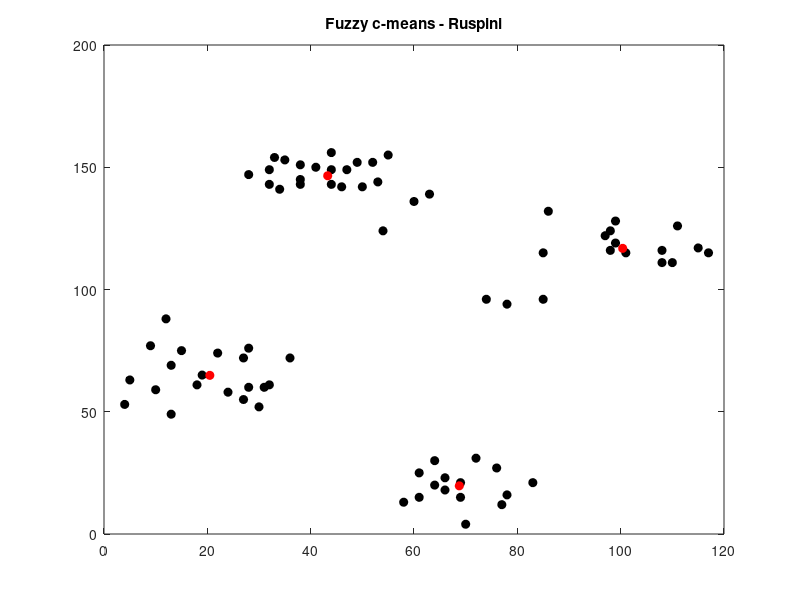

The MATLAB source for this figure:
%%
% Fuzzy c-means
% Autor: Thiago Silva
%

clc
clear all
close all

load ruspini.txt

% parâmetro de influência de pesos (m > 1)
m = 2;

% dimensões da base ruspini
numvar = 2;

% parãmetro número de centróides (protótipos)
numcentros = 4;

% inicialmente centróides aleatoriamente
centros = ruspini(randperm(length(ruspini), numcentros), :);

% matriz de distâncias
dist = zeros(length(ruspini), numcentros);

% matriz de partição
u = zeros(length(ruspini), numcentros);

% iterações
ITER = 1;
while ITER < 100
    
    % calcula as distâncias
    for i=1:length(ruspini)
        for j=1:numcentros
            dist(i, j) = 0;
            for k=1:numvar
                dist(i, j) = dist(i, j) + (centros(j, k) - ruspini(i, k))^2;
            end
            dist(i, j) = sqrt(dist(i, j));
        end
    end
    
    % atualiza matriz de partição
    for i=1:length(ruspini)
        for j=1:numcentros
            u(i, j) = 1 / sum((dist(i, j) ./ dist(i, :)).^(2 / (m-1)));
            if isnan(u(i, j))
                u(i, j) = 1;
            end
        end
    end
    
    % atualiza os protótipos
    for i=1:numcentros
        for j=1:numvar
            centros(i, j) = sum(ruspini(:, j) .* u(:, i).^m) / sum(u(:, i).^m);
        end
    end
    
    ITER = ITER + 1;
end

% gráficos de resultados
% base de dados em preto
plot(ruspini(:, 1), ruspini(:, 2), 'ko', 'MarkerFaceColor', 'k')
hold on
% protótipos em vermelho
plot(centros(:, 1), centros(:, 2), 'ro', 'MarkerFaceColor', 'r')
title('Fuzzy c-means - Ruspini')
